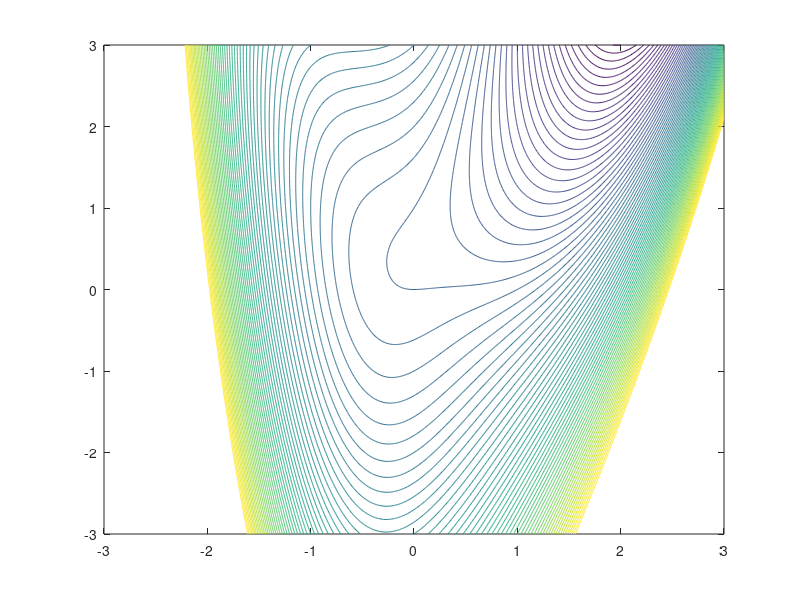
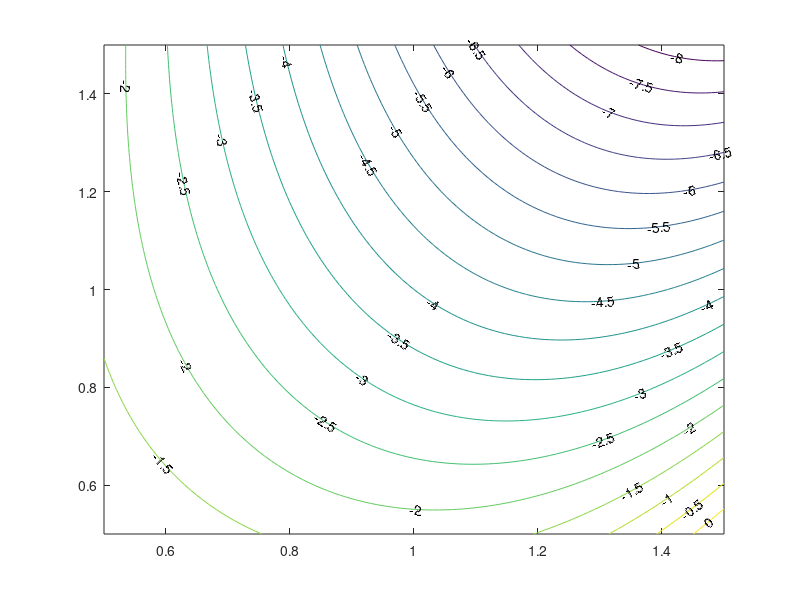

MATLAB code for these plots, in order:
clear all;

% Q3a 
%x1 = linspace(-100, 100);
%x2 = linspace(-100, 100);
%meshgrid(x1, x2) % this is needed
%f = -x2 - 2.*x1.*x2 + x1.^2 + x2.^2 - 3.*(x1.^2).*x2 - 2.*(x1.^3) + 2.*(x1.^4);
%contour(x1, x2, f)

% Q3a ANSWER (plots 2 grids)
x=[-3:0.01:3];
y=[-3:0.01:3];
[x1,x2]=meshgrid(x,y); % this is needed
f=-x2-2*x1.*x2+x1.^2+x2.^2-3*x1.^2.*x2-2*x1.^3+2*x1.^4;
figure(1) % remember to define the figure
contour(x1,x2,f,[-50:50]);

% examining behaviour around [1, 1]T to find minimum
x=[0.5:0.01:1.5];
y=[0.5:0.01:1.5];
[x1,x2]=meshgrid(x,y);
f11=-x2-2*x1.*x2+x1.^2+x2.^2-3*x1.^2.*x2-2*x1.^3+2*x1.^4;
figure(2)
contour(x1,x2,f11,[-10:0.5:0],'ShowText','on');

% there is no minimum for this function as it is unbounded
